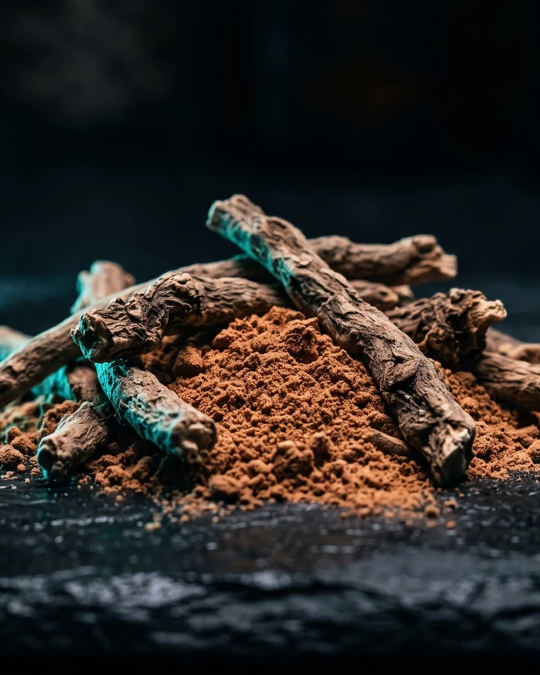
#> input picture docs/marketing/ig-assets/ashwagandha-4x5.webp, 1080 x 1350 px, found by its file name (shown at 1/2 size)
$ python build-carrusel-ashwagandha.py
#> lines starting #> are read from the running program, lines starting #| are printed output that depends on the picture
# -*- coding: utf-8 -*-
from PIL import Image, ImageDraw, ImageFont, ImageFilter
import textwrap

W, H = 1080, 1350
NAVY = (10, 14, 39)        # #0a0e27
PANEL = (17, 22, 31)       # #11161F
BORDER = (30, 37, 53)      # #1E2535
CYAN = (61, 220, 255)      # #3DDCFF
WHITE = (245, 247, 250)
MUTED = (150, 160, 180)
RED = (255, 107, 107)

FONT_DIR = r"C:\Windows\Fonts"
BOLD = FONT_DIR + r"\arialbd.ttf"
REG = FONT_DIR + r"\arial.ttf"
ITAL = FONT_DIR + r"\ariali.ttf"

OUT_DIR = r"C:\Users\User\Desktop\proyecto1\biohacker-score\docs\marketing\ig-assets"


def f(path, size):
    return ImageFont.truetype(path, size)


def draw_wrapped(draw, xy, text, font, fill, max_width, line_spacing=1.25, align="left", anchor_top=True):
    words = text.split(" ")
    lines, cur = [], ""
    for w in words:
        trial = (cur + " " + w).strip()
        bbox = draw.textbbox((0, 0), trial, font=font)
        if bbox[2] - bbox[0] <= max_width or not cur:
            cur = trial
        else:
            lines.append(cur)
            cur = w
    if cur:
        lines.append(cur)

    x, y = xy
    line_h = int(font.size * line_spacing)
    total_h = line_h * len(lines)
    if not anchor_top:
        y -= total_h
    for i, line in enumerate(lines):
        bbox = draw.textbbox((0, 0), line, font=font)
        lw = bbox[2] - bbox[0]
        lx = x - lw if align == "right" else (x - lw // 2 if align == "center" else x)
        draw.text((lx, y + i * line_h), line, font=font, fill=fill)
    return y + total_h


def tag(draw, x, y, text, font, fg, bg=None, pad=(18, 10)):
    bbox = draw.textbbox((0, 0), text, font=font)
    tw, th = bbox[2] - bbox[0], bbox[3] - bbox[1]
    if bg:
        draw.rounded_rectangle(
            [x, y, x + tw + pad[0] * 2, y + th + pad[1] * 2 + 6],
            radius=8, fill=bg
        )
    draw.text((x + pad[0], y + pad[1] - bbox[1]), text, font=font, fill=fg)
    return th + pad[1] * 2 + 6


# ---------- Slide 1: Hook / Cover ----------
base = Image.open(OUT_DIR + r"\ashwagandha-4x5.webp").convert("RGB").resize((W, H))
#> base is the input picture: PIL image 1080x1350 RGB; mean R, G, B 46.8, 42, 38.4
overlay = Image.new("RGBA", (W, H), (0, 0, 0, 0))
#> overlay: PIL image 1080x1350 RGBA; every value is 0
od = ImageDraw.Draw(overlay)
for i in range(H):
    t = i / H
    alpha = int(255 * max(0, (t - 0.35) / 0.65) ** 1.3) if t > 0.35 else 0
    od.line([(0, i), (W, i)], fill=(6, 8, 20, min(235, alpha)))
od.rectangle([0, 0, W, 170], fill=(6, 8, 20, 140))
img1 = Image.alpha_composite(base.convert("RGBA"), overlay)
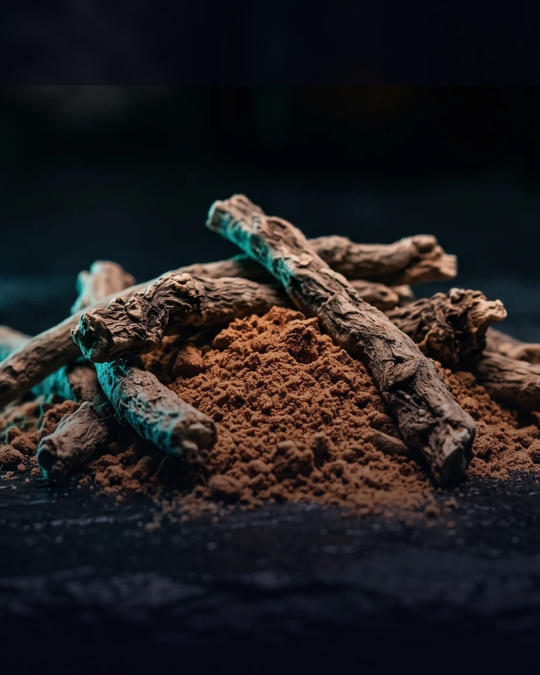
#> img1: PIL image 1080x1350 RGBA (shown at 1/2 size); mean R, G, B, A 34, 30.8, 31.9, 255
d1 = ImageDraw.Draw(img1)

tag(d1, 64, 64, "SUPLEMENTOS · EVIDENCIA REAL", f(BOLD, 26), NAVY, bg=CYAN)

headline_font = f(BOLD, 66)
sub_font = f(BOLD, 40)
y = 950
y = draw_wrapped(d1, (64, y), "Ashwagandha no te va a subir la testosterona de la nada.",
                  headline_font, WHITE, W - 128, line_spacing=1.12)
#> y = 1169
y += 22
#> y = 1191
draw_wrapped(d1, (64, y), "— pero esto SÍ está bien probado →", sub_font, CYAN, W - 128, line_spacing=1.15)

img1.convert("RGB").save(OUT_DIR + r"\carrusel-ashwagandha-1-hook.jpg", quality=92)
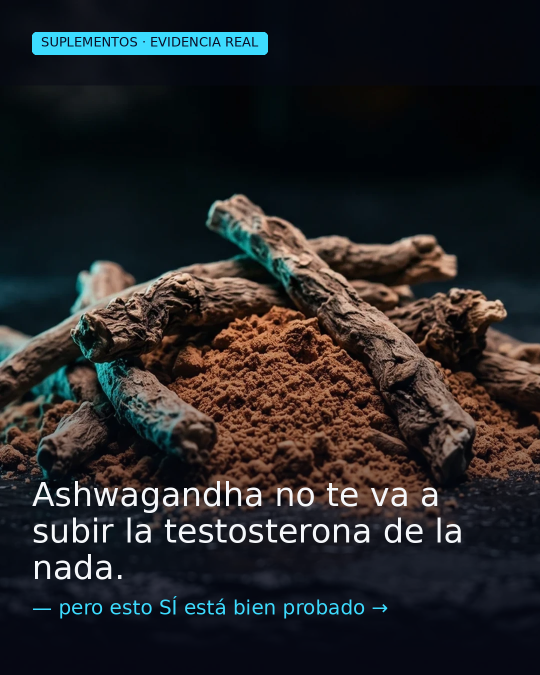
#> saved as carrusel-ashwagandha-1-hook.jpg: PIL image 1080x1350 RGB (shown at 1/2 size); mean R, G, B 38.4, 37.9, 39.5

# ---------- Slide 2: Lo que SÍ está probado ----------
img2 = Image.new("RGB", (W, H), NAVY)
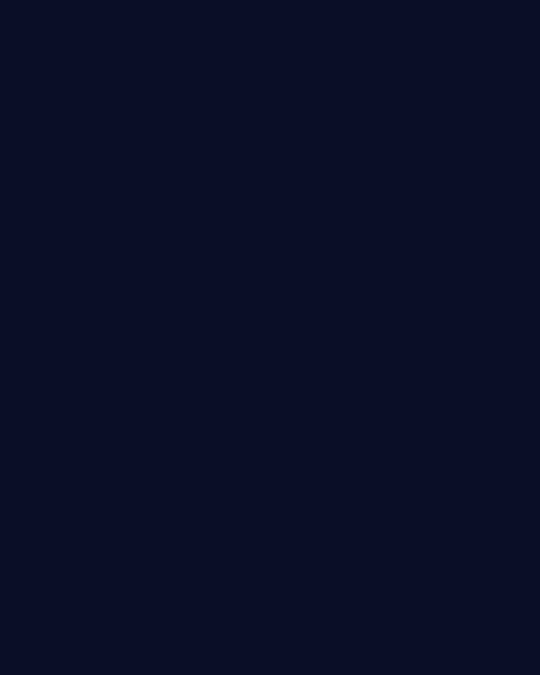
#> img2: PIL image 1080x1350 RGB (shown at 1/2 size); mean R, G, B 10, 14, 39
d2 = ImageDraw.Draw(img2)
d2.rectangle([0, 0, W, 10], fill=CYAN)

tag(d2, 64, 80, "2 / 4", f(BOLD, 24), MUTED)
d2.text((64, 190), "LO QUE SÍ", font=f(BOLD, 58), fill=WHITE)
d2.text((64, 256), "ESTÁ PROBADO", font=f(BOLD, 58), fill=CYAN)
d2.rectangle([64, 340, 220, 346], fill=CYAN)

items = [
    ("Extracto KSM-66", "la forma con más evidencia clínica real"),
    ("300–600 mg/día", "dosis usada en los estudios más sólidos"),
    ("↓ Cortisol", "reducción medible de la hormona del estrés"),
    ("↑ Calidad de sueño", "mejora percibida tras 8 semanas de uso constante"),
]
y = 430
for title, desc in items:
    d2.ellipse([64, y + 8, 84, y + 28], fill=CYAN)
    d2.text((104, y), title, font=f(BOLD, 40), fill=WHITE)
    y2 = draw_wrapped(d2, (104, y + 54), desc, f(REG, 30), MUTED, W - 104 - 64, line_spacing=1.2)
    y = y2 + 46
#> this loop made 4 passes
#> (y2, y) on passes 1 to 4: (520, 566), (656, 702), (792, 838), (928, 974)

d2.rectangle([64, 1180, W - 64, 1182], fill=BORDER)
draw_wrapped(d2, (64, 1220), "No de un día para el otro: los resultados aparecen con uso constante.",
             f(ITAL, 30), MUTED, W - 128, line_spacing=1.3)

img2.save(OUT_DIR + r"\carrusel-ashwagandha-2-si-probado.jpg", quality=92)
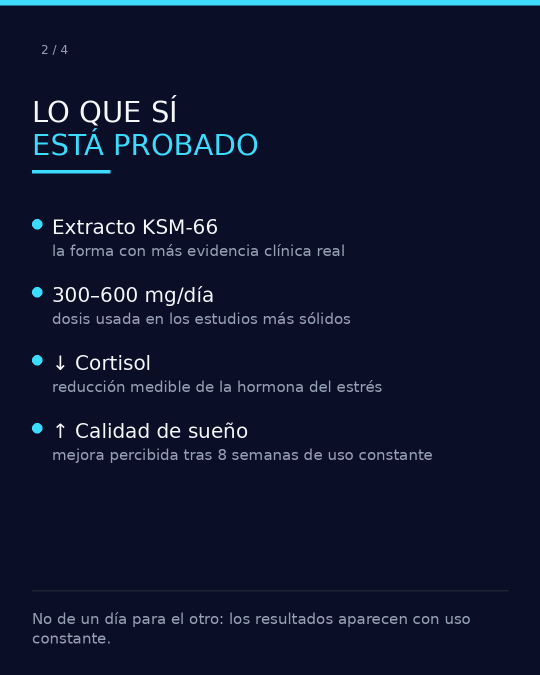
#> saved as carrusel-ashwagandha-2-si-probado.jpg: PIL image 1080x1350 RGB (shown at 1/2 size); mean R, G, B 15, 21.3, 46.1

# ---------- Slide 3: Lo que NO está probado ----------
img3 = Image.new("RGB", (W, H), NAVY)
d3 = ImageDraw.Draw(img3)
d3.rectangle([0, 0, W, 10], fill=RED)

tag(d3, 64, 80, "3 / 4", f(BOLD, 24), MUTED)
d3.text((64, 190), "LO QUE NO", font=f(BOLD, 58), fill=WHITE)
d3.text((64, 256), "ESTÁ PROBADO", font=f(BOLD, 58), fill=RED)
d3.rectangle([64, 340, 220, 346], fill=RED)

d3.rounded_rectangle([64, 440, W - 64, 620], radius=20, outline=RED, width=3)
myth_font = f(BOLD, 42)
myth_text = '"Booster de testosterona mágico"'
bbox = d3.textbbox((0, 0), myth_text, font=myth_font)
#> bbox = (0, 5, 712, 48)
mw = bbox[2] - bbox[0]
#> mw = 712
mx = 64 + ((W - 128) - mw) // 2
#> mx = 184
my = 440 + (180 - (bbox[3] - bbox[1])) // 2 - bbox[1]
#> my = 503
d3.text((mx, my), myth_text, font=myth_font, fill=WHITE)
line_y = my + (bbox[3] - bbox[1]) // 2 + 6
#> line_y = 530
d3.line([(mx - 10, line_y), (mx + mw + 10, line_y)], fill=RED, width=5)

y = 700
draw_wrapped(d3, (64, y),
             "El efecto sobre testosterona es mucho más modesto de lo que dicen muchos posts — y depende del punto de partida de cada quien.",
             f(REG, 38), WHITE, W - 128, line_spacing=1.35)

d3.rectangle([64, 1000, W - 64, 1002], fill=BORDER)
draw_wrapped(d3, (64, 1040),
             "No es un atajo para el gimnasio. Es una herramienta contra el estrés crónico.",
             f(BOLD, 34), CYAN, W - 128, line_spacing=1.3)

img3.save(OUT_DIR + r"\carrusel-ashwagandha-3-no-probado.jpg", quality=92)
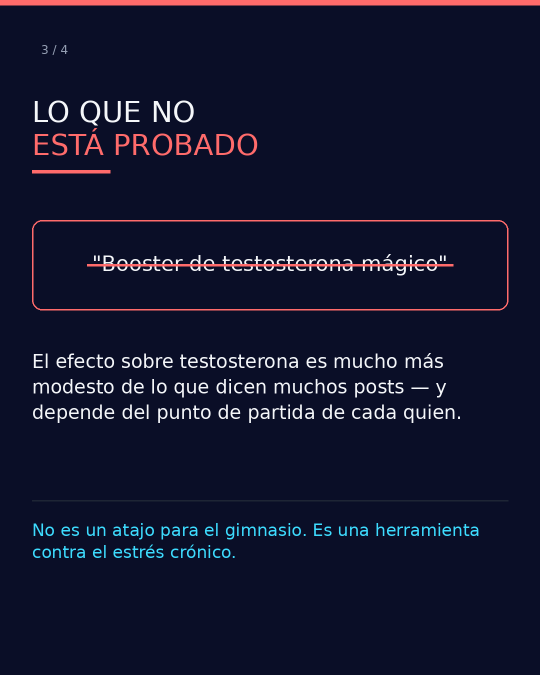
#> saved as carrusel-ashwagandha-3-no-probado.jpg: PIL image 1080x1350 RGB (shown at 1/2 size); mean R, G, B 19.7, 21.5, 45.6

# ---------- Slide 4: CTA ----------
img4 = Image.new("RGB", (W, H), NAVY)
d4 = ImageDraw.Draw(img4)
d4.rectangle([0, 0, W, 10], fill=CYAN)
tag(d4, 64, 80, "4 / 4", f(BOLD, 24), MUTED)

y = 220
y = draw_wrapped(d4, (64, y), "¿Estrés crónico que no te deja dormir?",
                  f(BOLD, 46), WHITE, W - 128, line_spacing=1.2)
#> y = 275
y += 6
#> y = 281
y = draw_wrapped(d4, (64, y), "Esto sí tiene evidencia real.",
                  f(BOLD, 46), CYAN, W - 128, line_spacing=1.2)
#> y = 336

y += 70
#> y = 406
d4.rectangle([64, y, W - 64, y + 2], fill=BORDER)
y += 60
#> y = 466

y = draw_wrapped(d4, (64, y), "¿Buscás un atajo para el gimnasio?",
                  f(BOLD, 46), WHITE, W - 128, line_spacing=1.2)
#> y = 521
y += 6
#> y = 527
draw_wrapped(d4, (64, y), "No es la herramienta.", f(BOLD, 46), MUTED, W - 128, line_spacing=1.2)

btn_top = 980
d4.rounded_rectangle([64, btn_top, W - 64, btn_top + 140], radius=20, fill=CYAN)
btxt = "LINK EN LA BIO"
bf = f(BOLD, 44)
bbox = d4.textbbox((0, 0), btxt, font=bf)
#> bbox = (0, 8, 335, 41)
bw = bbox[2] - bbox[0]
#> bw = 335
d4.text(((W - bw) // 2, btn_top + 46), btxt, font=bf, fill=NAVY)

draw_wrapped(d4, (W // 2, btn_top + 190), "análisis completo con las fuentes",
             f(REG, 30), MUTED, W - 200, align="center")

d4.text((64, H - 90), "@biohackerlatino", font=f(BOLD, 34), fill=CYAN)

img4.save(OUT_DIR + r"\carrusel-ashwagandha-4-cta.jpg", quality=92)
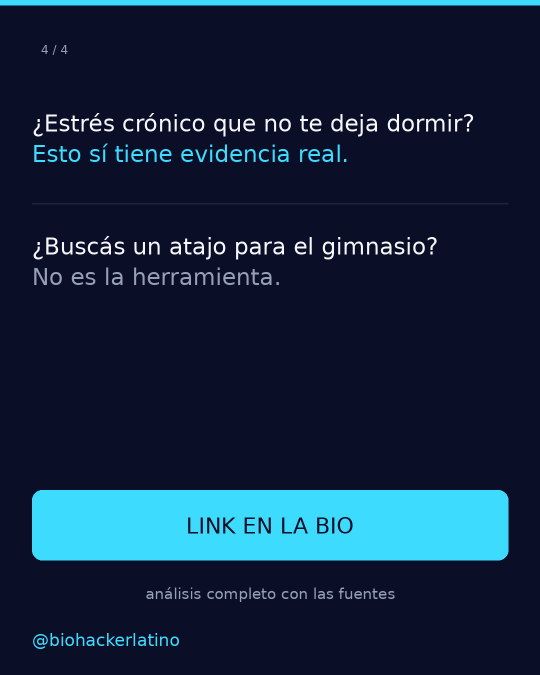
#> saved as carrusel-ashwagandha-4-cta.jpg: PIL image 1080x1350 RGB (shown at 1/2 size); mean R, G, B 18.6, 38.6, 64.4

print("OK - 4 slides generated in", OUT_DIR)

$ run again, with docs/marketing/ig-assets/ayuno-intermitente-4x5.webp copied over docs/marketing/ig-assets/ashwagandha-4x5.webp
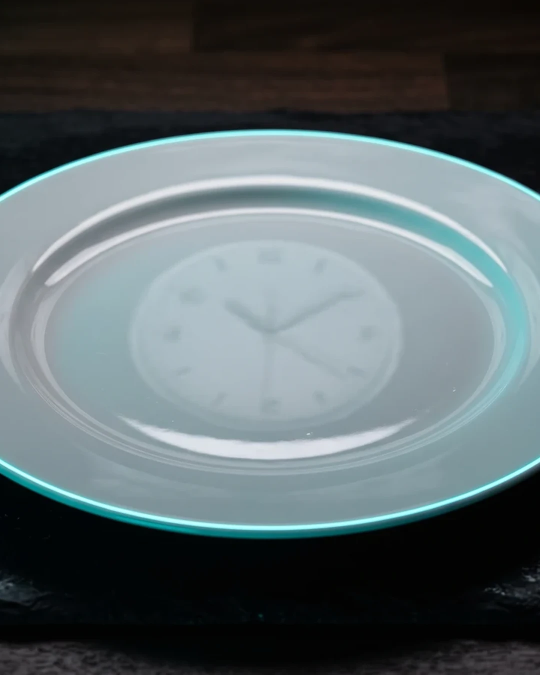
#> input picture docs/marketing/ig-assets/ayuno-intermitente-4x5.webp, 1080 x 1350 px, found by its file name (shown at 1/2 size)
#> base is the input picture: PIL image 1080x1350 RGB; mean R, G, B 91, 102, 104.8
#> overlay: PIL image 1080x1350 RGBA; every value is 0
#> `img1 = Image.alpha_composite(base.convert("RGBA"), overlay)`:
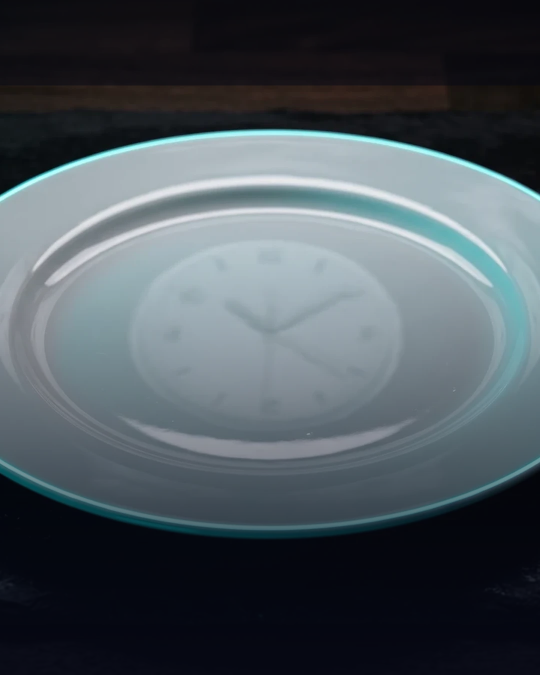
#> img1: PIL image 1080x1350 RGBA (shown at 1/2 size); mean R, G, B, A 75.7, 84.9, 91.5, 255
#> `y = draw_wrapped(d1, (64, y), "Ashwagandha no te va a subir la testost..`: y = 1169
#> `y += 22`: y = 1191
#> `img1.convert("RGB").save(OUT_DIR + r"\carrusel-ashwagandha-1-hook.jpg"..`:
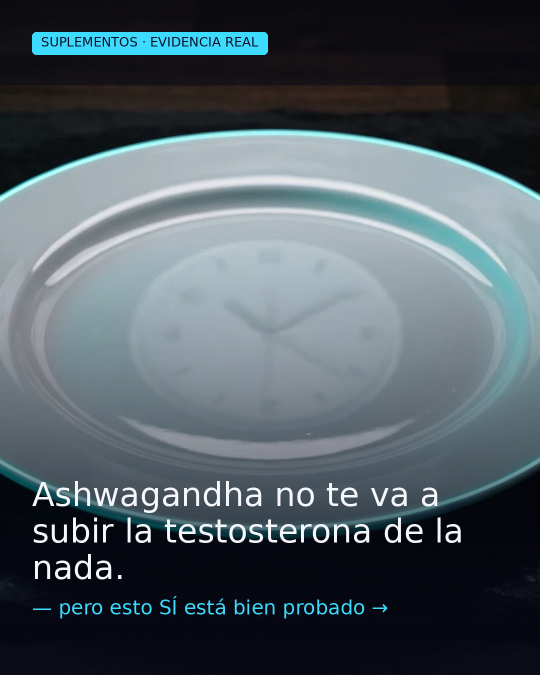
#> saved as carrusel-ashwagandha-1-hook.jpg: PIL image 1080x1350 RGB (shown at 1/2 size); mean R, G, B 79.9, 91.7, 98.7
#> the loop `for title, desc in items:` made 4 passes
#> (y2, y) on passes 1 to 4: (520, 566), (656, 702), (792, 838), (928, 974)
#> `bbox = d3.textbbox((0, 0), myth_text, font=myth_font)`: bbox = (0, 5, 712, 48)
#> mw = 712
#> mx = 184
#> my = 503
#> line_y = 530
#> `y = draw_wrapped(d4, (64, y), "¿Estrés crónico que no te deja dormir?"..`: y = 275
#> `y += 6`: y = 281
#> `y = draw_wrapped(d4, (64, y), "Esto sí tiene evidencia real.", f(BOLD,..`: y = 336
#> `y += 70`: y = 406
#> `y += 60`: y = 466
#> `y = draw_wrapped(d4, (64, y), "¿Buscás un atajo para el gimnasio?", f(..`: y = 521
#> `y += 6`: y = 527
#> `bbox = d4.textbbox((0, 0), btxt, font=bf)`: bbox = (0, 8, 335, 41)
#> bw = 335

$ run again, with docs/marketing/ig-assets/cortorrealfit-pieza1-problema-9x16.webp copied over docs/marketing/ig-assets/ashwagandha-4x5.webp
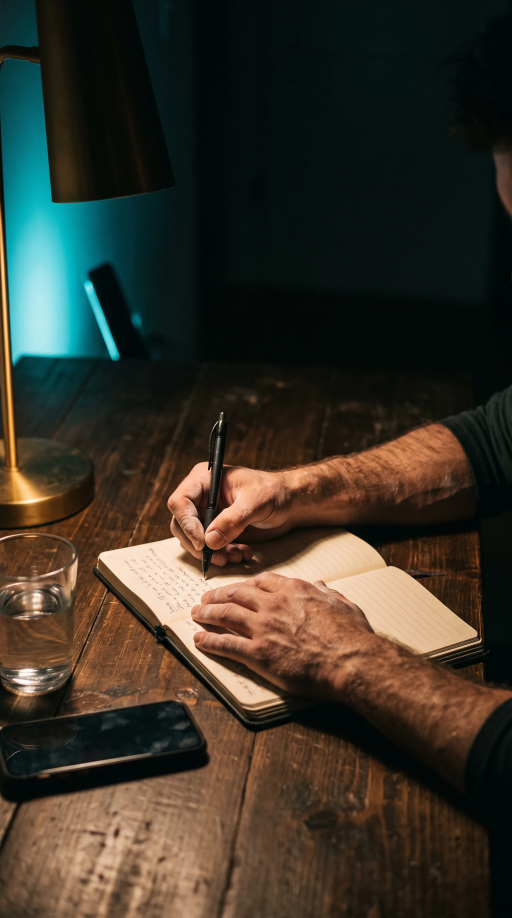
#> input picture docs/marketing/ig-assets/cortorrealfit-pieza1-problema-9x16.webp, 1536 x 2752 px, found by its file name (shown at 1/3 size)
#> overlay: PIL image 1080x1350 RGBA; every value is 0
#> `img1 = Image.alpha_composite(base.convert("RGBA"), overlay)`:
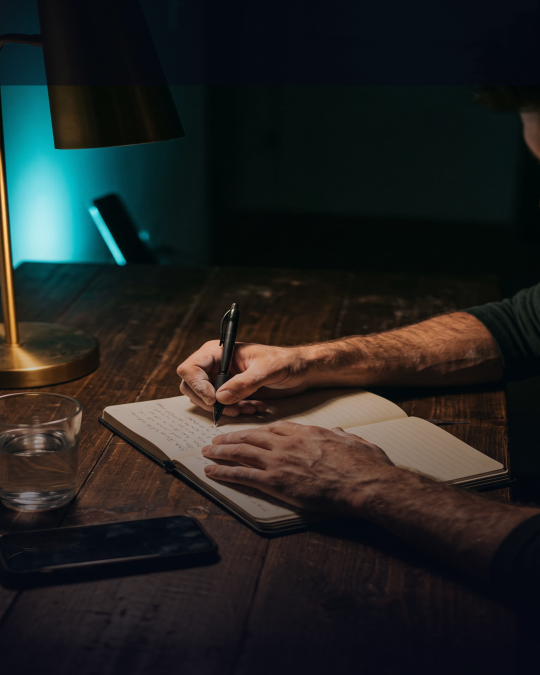
#> img1: PIL image 1080x1350 RGBA (shown at 1/2 size); mean R, G, B, A 33.6, 35, 33.5, 255
#> `y = draw_wrapped(d1, (64, y), "Ashwagandha no te va a subir la testost..`: y = 1169
#> `y += 22`: y = 1191
#> `img1.convert("RGB").save(OUT_DIR + r"\carrusel-ashwagandha-1-hook.jpg"..`:
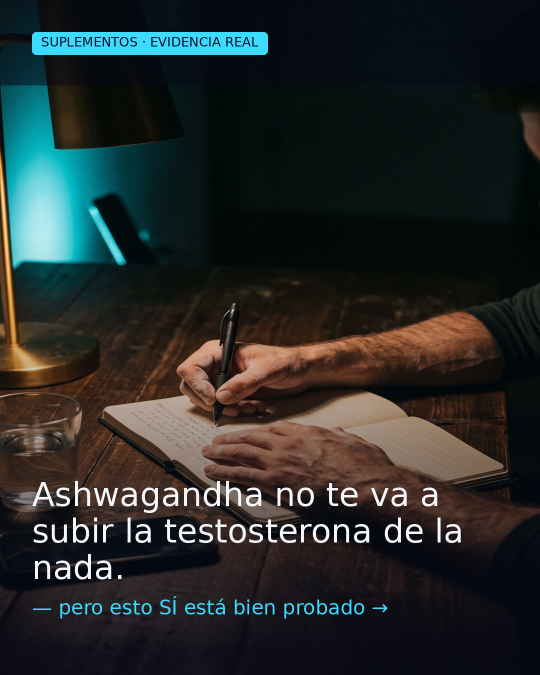
#> saved as carrusel-ashwagandha-1-hook.jpg: PIL image 1080x1350 RGB (shown at 1/2 size); mean R, G, B 37.9, 42, 41.1
#> the loop `for title, desc in items:` made 4 passes
#> (y2, y) on passes 1 to 4: (520, 566), (656, 702), (792, 838), (928, 974)
#> `bbox = d3.textbbox((0, 0), myth_text, font=myth_font)`: bbox = (0, 5, 712, 48)
#> mw = 712
#> mx = 184
#> my = 503
#> line_y = 530
#> `y = draw_wrapped(d4, (64, y), "¿Estrés crónico que no te deja dormir?"..`: y = 275
#> `y += 6`: y = 281
#> `y = draw_wrapped(d4, (64, y), "Esto sí tiene evidencia real.", f(BOLD,..`: y = 336
#> `y += 70`: y = 406
#> `y += 60`: y = 466
#> `y = draw_wrapped(d4, (64, y), "¿Buscás un atajo para el gimnasio?", f(..`: y = 521
#> `y += 6`: y = 527
#> `bbox = d4.textbbox((0, 0), btxt, font=bf)`: bbox = (0, 8, 335, 41)
#> bw = 335
